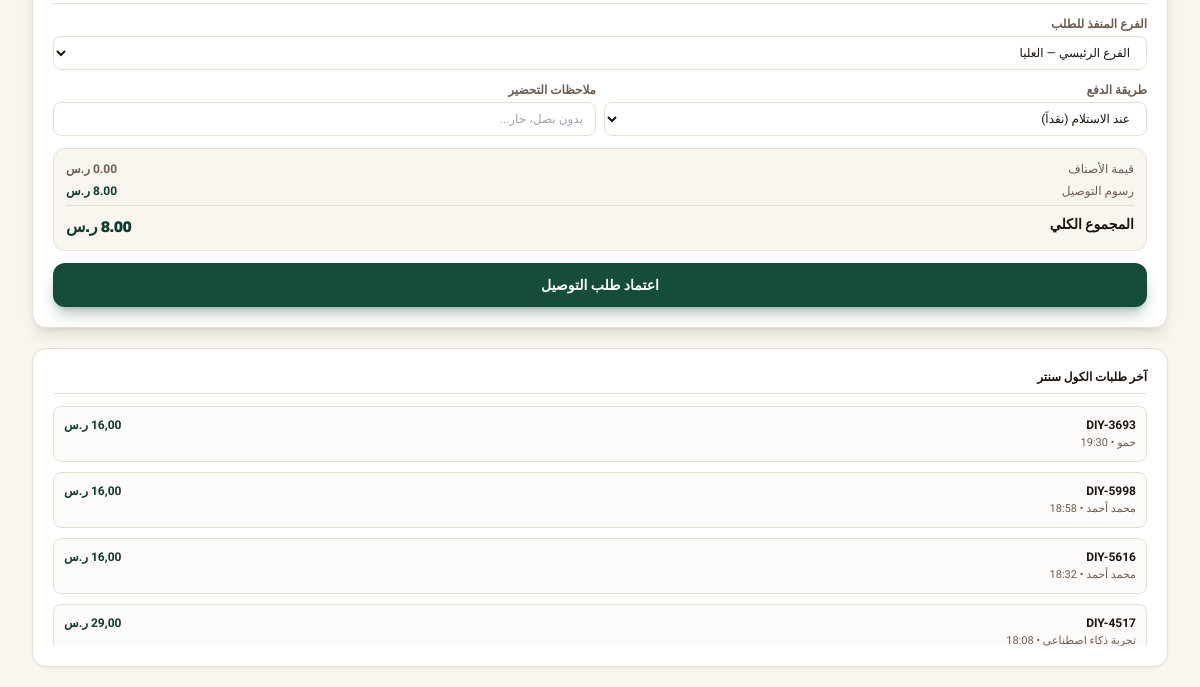
Page /call-center/ (signed in, lower part) on the earlier database version.
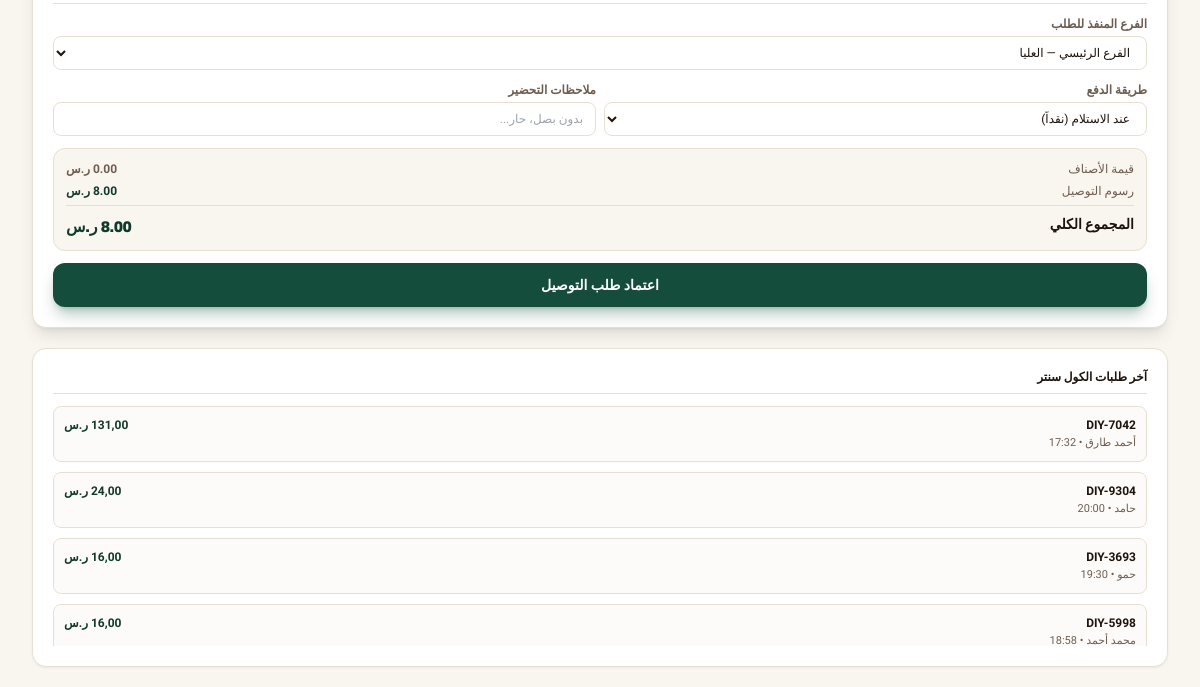
Same page on the later database version.
### core/models.py (models this page shows, shortened)
class Order(models.Model):
    TYPE_CHOICES = [
        ("dine_in", "محلي"),
        ("takeaway", "سفري"),
        ("delivery", "توصيل"),
    ]
    CHANNEL_CHOICES = [
        ("cashier", "الكاشير"),
        ("call_center", "الكول سنتر"),
    ]
    STATUS_CHOICES = [
        ("new", "جديد"),
        ("preparing", "قيد التحضير"),
        ("ready", "جاهز للتسليم"),
        ("out_for_delivery", "في الطريق"),
        ("delivered", "تم التسليم"),
        ("cancelled", "ملغي"),
    ]
    PAY_CHOICES = [
        ("cash", "نقداً"),
        ("card", "بطاقة"),
        ("wallet", "محفظة رقمية"),
    ]
    tenant = models.ForeignKey(
        Tenant,
        on_delete=models.CASCADE,
        related_name="orders",
        null=True,
        blank=True,
        verbose_name="المستأجر / المنشأة",
    )
    order_number = models.CharField(max_length=50, unique=True, verbose_name="رقم الطلب")
    order_type = models.CharField(max_length=20, choices=TYPE_CHOICES, default="dine_in", verbose_name="نوع الطلب")
    channel = models.CharField(max_length=20, choices=CHANNEL_CHOICES, default="cashier", verbose_name="القناة")
    branch = models.ForeignKey(
        Branch,
        on_delete=models.SET_NULL,
        null=True,
        blank=True,
        related_name="orders",
        verbose_name="الفرع",
    )
    delivery_area = models.ForeignKey(
        "DeliveryArea",
        on_delete=models.SET_NULL,
        null=True,
        blank=True,
        related_name="orders",
        verbose_name="منطقة التوصيل / الكومبوند",
    )
    customer = models.ForeignKey(
        Customer,
        on_delete=models.SET_NULL,
        null=True,
        blank=True,
        related_name="orders",
        verbose_name="العميل",
    )
    customer_name = models.CharField(max_length=255, default="عميل نقدي", verbose_name="اسم العميل")
    customer_phone = models.CharField(max_length=50, default="", blank=True, verbose_name="هاتف العميل")
    address = models.CharField(max_length=255, default="", blank=True, verbose_name="عنوان التوصيل")
    status = models.CharField(max_length=30, choices=STATUS_CHOICES, default="new", verbose_name="الحالة")
    pay_method = models.CharField(max_length=20, choices=PAY_CHOICES, default="cash", verbose_name="طريقة الدفع")
    paid = models.BooleanField(default=True, verbose_name="تم الدفع")
    subtotal = models.DecimalField(max_digits=10, decimal_places=2, default=0.00, verbose_name="المجموع الفرعي")
    delivery_fee = models.DecimalField(max_digits=8, decimal_places=2, default=0.00, verbose_name="رسوم التوصيل")
    discount = models.DecimalField(max_digits=8, decimal_places=2, default=0.00, verbose_name="الخصم")
    total = models.DecimalField(max_digits=10, decimal_places=2, default=0.00, verbose_name="الإجمالي")
    cashier = models.CharField(max_length=255, default="", blank=True, verbose_name="الكاشير")
    driver = models.ForeignKey(
        Employee,
        on_delete=models.SET_NULL,
        null=True,
        blank=True,
        related_name="assigned_orders",
        verbose_name="السائق",
    )
    notes = models.TextField(default="", blank=True, verbose_name="ملاحظات")
    created_at = models.DateTimeField(default=timezone.now, verbose_name="تاريخ ووقت الطلب")
    class Meta:
        verbose_name = "طلب"
        verbose_name_plural = "الطلبات"
        ordering = ["-created_at", "-id"]

### core/views.py (the view)
# urls.py: path("call-center/", views.call_center_view, name="call_center"),
@login_required
@ensure_csrf_cookie
def call_center_view(request):
    tenant = get_active_tenant(request)
    if tenant and not tenant.has_feature("call_center"):
        return HttpResponseForbidden("ميزة الكول سنتر غير مفعلة في باقة اشتراك هذا المطعم. يرجى ترقية الباقة لتفعيلها.")
    if not user_has_perm(request.user, "call_center_access"):
        return HttpResponseForbidden("غير مصرح لك بالوصول إلى الكول سنتر")
    branches = Branch.objects.filter(tenant=tenant, status="active").prefetch_related("delivery_areas").order_by("name")
    menu_items = MenuItem.objects.filter(tenant=tenant, available=True).order_by("category", "name")
    recent_orders = Order.objects.filter(tenant=tenant, channel="call_center").order_by("-id")[:10]
    delivery_areas = DeliveryArea.objects.filter(branch__tenant=tenant, is_active=True).select_related("branch").order_by("branch__name", "name")
    context = {
        "tenant": tenant,
        "branches": branches,
        "delivery_areas": delivery_areas,
        "menu_items": menu_items,
        "recent_orders": recent_orders,
    }
    return render(request, "call_center.html", context)

### core/models.py (called while the page is built)
    def has_feature(self, feature_key):
        if not self.subscription_plan:
            return True
        return feature_key in (self.subscription_plan.features or [])

    def is_subscription_active(self):
        if not self.is_active:
            return False
        if self.subscription_status in ["active", "trial"]:
            if self.subscription_end and self.subscription_end < timezone.now():
                return False
            return True
        return False

    def days_until_expiry(self):
        if not self.subscription_end:
            return 999
        diff = (self.subscription_end - timezone.now()).total_seconds()
        return max(0, int(diff // 86400))

### core/views.py (called while the page is built, shortened)
def get_active_tenant(request):
    if hasattr(request, "tenant") and request.tenant:
        return request.tenant

def user_has_perm(user, perm_key):
    if not user or not user.is_authenticated:
        return False
    if user.is_superuser:
        return True

### templates/call_center.html (shortened to what this page needs)
{% extends "base.html" %}
{% block content %}
<div>
    <div class="grid grid-cols-1 gap-5 xl:grid-cols-[1fr_420px]">
        <div class="space-y-5">
            <div class="card p-5 shadow-lg border-line">
                <div class="space-y-3 border-t border-line pt-3 mt-3 text-xs">
                    <div>
                        <label class="mb-1 block font-bold text-soft">الفرع المنفذ للطلب</label>
                        <select id="call-order-branch" class="input text-xs">
                            {% for b in branches %}
                            <option value="{{ b.id }}">{{ b.name }}</option>
                            {% endfor %}
                        </select>
                    </div>
                    <div class="grid grid-cols-2 gap-2">
                        <div>
                            <label class="mb-1 block font-bold text-soft">طريقة الدفع</label>
                            <select id="call-order-pay" class="input text-xs">
                                <option value="cash">عند الاستلام (نقداً)</option>
                            </select>
                        </div>
                        <div>
                            <label class="mb-1 block font-bold text-soft">ملاحظات التحضير</label>
                            <input type="text" id="call-order-notes" placeholder="بدون بصل، حار..." class="input text-xs">
                        </div>
                    </div>
                    <div class="rounded-xl bg-paper p-3 space-y-1.5 border border-line">
                        <div class="flex justify-between text-soft">
                            <span>قيمة الأصناف</span>
                            <span id="call-subtotal" class="font-bold">0.00 ر.س</span>
                        </div>
                        <div class="flex justify-between text-soft items-center">
                            <span class="flex items-center gap-1.5">
                                <span>رسوم التوصيل</span>
                            </span>
                            <span id="call-delivery-fee" class="font-bold text-brand-700">8.00 ر.س</span>
                        </div>
                        <div class="flex justify-between border-t border-line pt-2 font-display text-sm font-black text-ink">
                            <span>المجموع الكلي</span>
                            <span id="call-total" class="text-base text-brand-700 font-black">8.00 ر.س</span>
                        </div>
                    </div>
                    <button
                        type="button"
                        id="call-submit-btn"
                        onclick="submitCallOrder()"
                        class="w-full rounded-xl bg-brand-600 py-3 text-sm font-extrabold text-white shadow-lg shadow-brand-600/30 transition hover:bg-brand-700"
                    >
                        اعتماد طلب التوصيل
                    </button>
                </div>
            </div>
            <div class="card p-5">
                <h3 class="text-xs font-black font-display text-ink mb-3 border-b border-line pb-2">آخر طلبات الكول سنتر</h3>
                <div class="space-y-2.5 max-h-60 overflow-y-auto">
                    {% for o in recent_orders %}
                    <div class="rounded-lg border border-line p-2.5 bg-paper/40 text-xs">
                        <div class="flex items-center justify-between">
                            <span class="font-bold text-ink">{{ o.order_number }}</span>
                            <span class="font-extrabold text-brand-700">{{ o.total|floatformat:2 }} ر.س</span>
                        </div>
                        <p class="text-[11px] text-soft mt-0.5">{{ o.customer_name }} • {{ o.created_at|time:"H:i" }}</p>
                    </div>
                    {% empty %}
                    <p class="text-center py-4 text-xs text-soft">لا توجد طلبات سابقة</p>
                    {% endfor %}
                </div>
            </div>
        </div>
    </div>
</div>
{% endblock %}

Differences in the rows shown:
no longer on this page (row unchanged): Order: order_number "DIY-5616", total "16,00", customer_name "محمد أحمد", created_at "18:32"
no longer on this page (row unchanged): Order: order_number "DIY-4517", total "29,00", customer_name "تجربة ذكاء اصطناعي", created_at "18:08"
added Order: order_number "DIY-7042", total "131,00", customer_name "أحمد طارق", created_at "17:32"
added Order: order_number "DIY-9304", total "24,00", customer_name "حامد", created_at "20:00"
